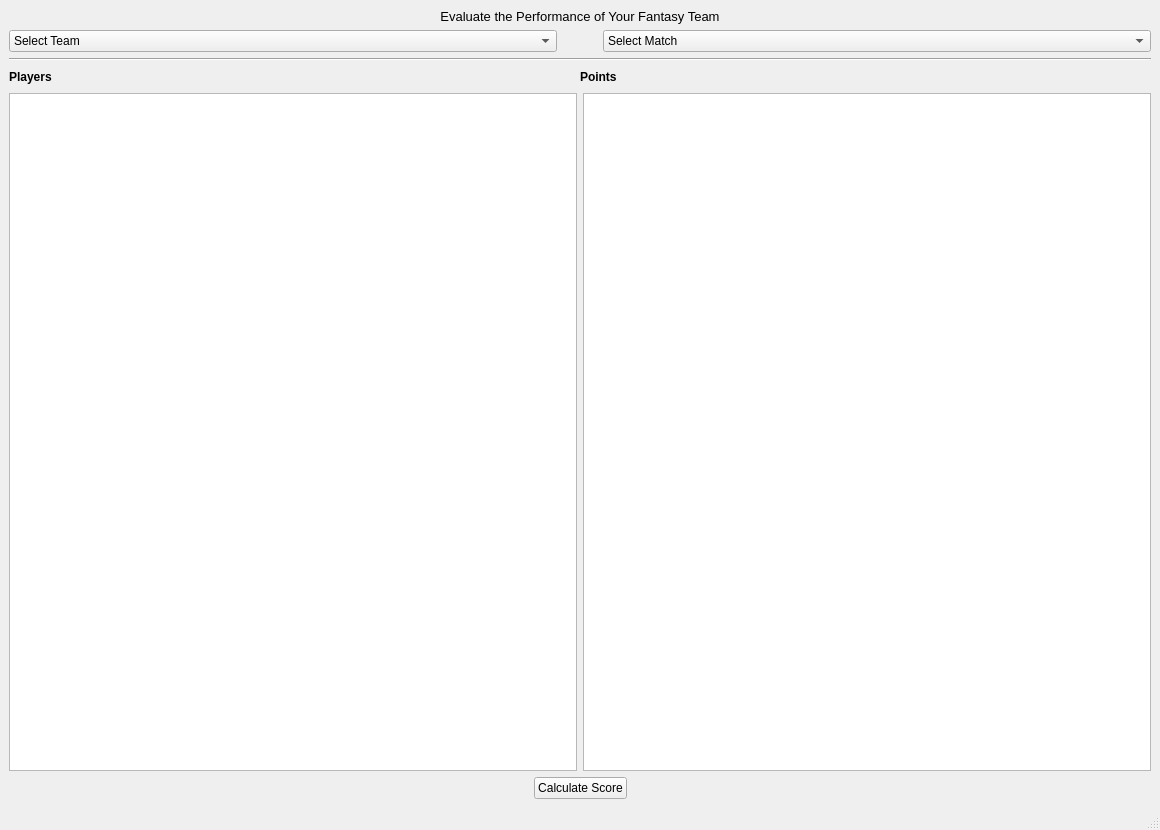
<?xml version="1.0" encoding="UTF-8"?>
<ui version="4.0">
 <class>MainWindow</class>
 <widget class="QMainWindow" name="MainWindow">
  <property name="geometry">
   <rect>
    <x>0</x>
    <y>0</y>
    <width>1160</width>
    <height>830</height>
   </rect>
  </property>
  <property name="windowTitle">
   <string>MainWindow</string>
  </property>
  <widget class="QWidget" name="centralwidget">
   <layout class="QVBoxLayout" name="verticalLayout">
    <item>
     <layout class="QHBoxLayout" name="horizontalLayout">
      <item>
       <widget class="QLabel" name="label">
        <property name="text">
         <string>&lt;html&gt;&lt;head/&gt;&lt;body&gt;&lt;p align=&quot;center&quot;&gt;&lt;span style=&quot; font-size:10pt;&quot;&gt;Evaluate the Performance of Your Fantasy Team&lt;/span&gt;&lt;/p&gt;&lt;/body&gt;&lt;/html&gt;</string>
        </property>
       </widget>
      </item>
     </layout>
    </item>
    <item>
     <layout class="QHBoxLayout" name="horizontalLayout_2">
      <item>
       <widget class="QComboBox" name="teamSelectBox">
        <property name="currentText">
         <string>Select Team</string>
        </property>
        <item>
         <property name="text">
          <string>Select Team</string>
         </property>
        </item>
       </widget>
      </item>
      <item>
       <spacer name="horizontalSpacer">
        <property name="orientation">
         <enum>Qt::Horizontal</enum>
        </property>
        <property name="sizeType">
         <enum>QSizePolicy::Minimum</enum>
        </property>
        <property name="sizeHint" stdset="0">
         <size>
          <width>40</width>
          <height>20</height>
         </size>
        </property>
       </spacer>
      </item>
      <item>
       <widget class="QComboBox" name="matchSelectBox">
        <item>
         <property name="text">
          <string>Select Match</string>
         </property>
        </item>
       </widget>
      </item>
     </layout>
    </item>
    <item>
     <layout class="QHBoxLayout" name="horizontalLayout_3">
      <item>
       <widget class="Line" name="line">
        <property name="orientation">
         <enum>Qt::Horizontal</enum>
        </property>
       </widget>
      </item>
     </layout>
    </item>
    <item>
     <layout class="QHBoxLayout" name="horizontalLayout_4">
      <item>
       <widget class="QLabel" name="label_3">
        <property name="text">
         <string>&lt;html&gt;&lt;head/&gt;&lt;body&gt;&lt;p&gt;&lt;span style=&quot; font-weight:600;&quot;&gt;Players&lt;/span&gt;&lt;/p&gt;&lt;/body&gt;&lt;/html&gt;</string>
        </property>
       </widget>
      </item>
      <item>
       <spacer name="horizontalSpacer_2">
        <property name="orientation">
         <enum>Qt::Horizontal</enum>
        </property>
        <property name="sizeType">
         <enum>QSizePolicy::Expanding</enum>
        </property>
        <property name="sizeHint" stdset="0">
         <size>
          <width>275</width>
          <height>20</height>
         </size>
        </property>
       </spacer>
      </item>
      <item>
       <widget class="QLabel" name="label_2">
        <property name="text">
         <string>&lt;html&gt;&lt;head/&gt;&lt;body&gt;&lt;p&gt;&lt;span style=&quot; font-weight:600;&quot;&gt;Points&lt;/span&gt;&lt;/p&gt;&lt;/body&gt;&lt;/html&gt;</string>
        </property>
       </widget>
      </item>
      <item>
       <widget class="QLabel" name="pointsVal">
        <property name="text">
         <string/>
        </property>
       </widget>
      </item>
      <item>
       <spacer name="horizontalSpacer_5">
        <property name="orientation">
         <enum>Qt::Horizontal</enum>
        </property>
        <property name="sizeType">
         <enum>QSizePolicy::Expanding</enum>
        </property>
        <property name="sizeHint" stdset="0">
         <size>
          <width>40</width>
          <height>20</height>
         </size>
        </property>
       </spacer>
      </item>
     </layout>
    </item>
    <item>
     <layout class="QHBoxLayout" name="horizontalLayout_5">
      <item>
       <widget class="QListView" name="playerList"/>
      </item>
      <item>
       <widget class="QListView" name="pointsList"/>
      </item>
     </layout>
    </item>
    <item>
     <layout class="QHBoxLayout" name="horizontalLayout_7">
      <item>
       <spacer name="horizontalSpacer_3">
        <property name="orientation">
         <enum>Qt::Horizontal</enum>
        </property>
        <property name="sizeHint" stdset="0">
         <size>
          <width>40</width>
          <height>20</height>
         </size>
        </property>
       </spacer>
      </item>
      <item>
       <widget class="QPushButton" name="calculateScore">
        <property name="text">
         <string>Calculate Score</string>
        </property>
       </widget>
      </item>
      <item>
       <spacer name="horizontalSpacer_4">
        <property name="orientation">
         <enum>Qt::Horizontal</enum>
        </property>
        <property name="sizeHint" stdset="0">
         <size>
          <width>40</width>
          <height>20</height>
         </size>
        </property>
       </spacer>
      </item>
     </layout>
    </item>
   </layout>
  </widget>
  <widget class="QMenuBar" name="menubar">
   <property name="geometry">
    <rect>
     <x>0</x>
     <y>0</y>
     <width>1160</width>
     <height>43</height>
    </rect>
   </property>
  </widget>
  <widget class="QStatusBar" name="statusbar"/>
 </widget>
 <resources/>
 <connections/>
</ui>
